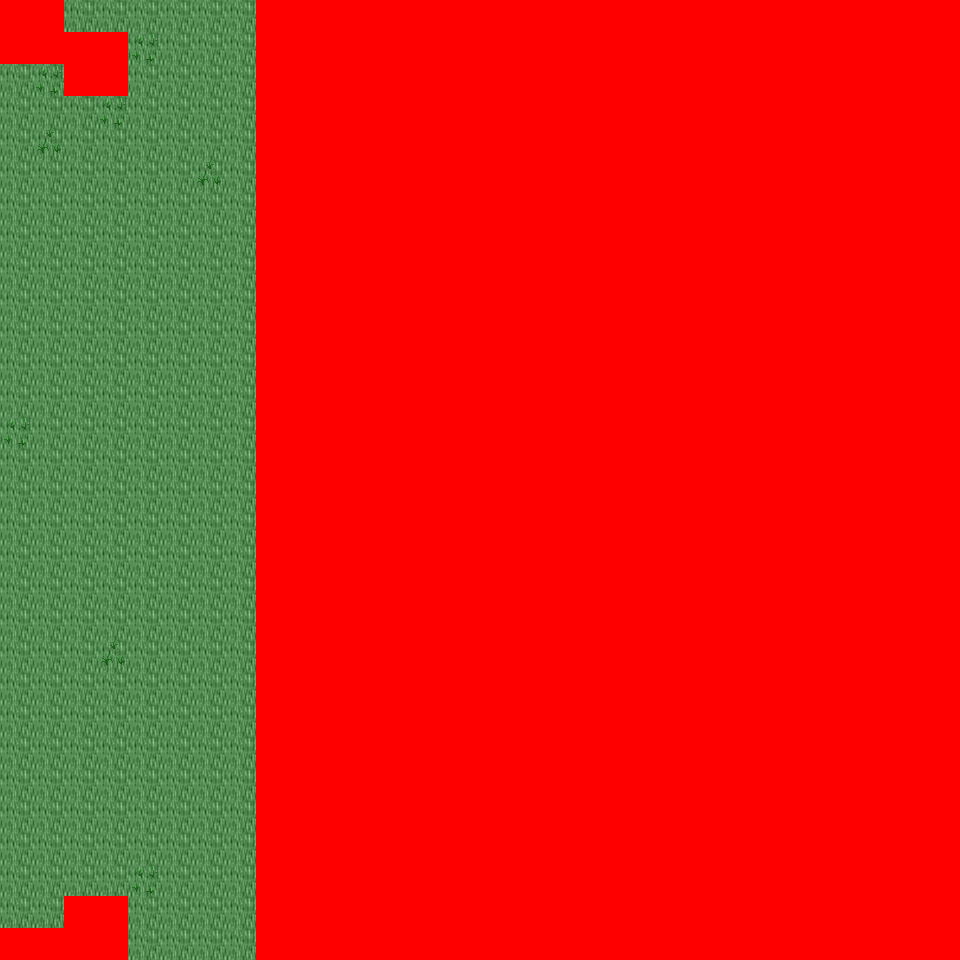

A level layout from a 2D game, rendered from its tile map. Below: a short description, then the map file with tile-grid data replaced by summaries:
An orthogonal 30x30 tile map with 32x32 px tiles, 6 tile layers (Ground, Object, Object2, Above, ...), 40 tilesets and 2 objects (2x mapchange).

<map version="1.0" orientation="orthogonal" renderorder="right-down" width="30" height="30" tilewidth="32" tileheight="32" nextobjectid="3">
  <tileset firstgid="1" name="tileset_logic_collision" tilewidth="32" tileheight="32" tilecount="1" columns="1">
    <image source="../drawable/tileset_logic_collision.png" width="32" height="32" />
  </tileset>
  <tileset firstgid="2" name="tileset_ground_ground" tilewidth="32" tileheight="32" tilecount="33" columns="3">
    <image source="../drawable/tileset_ground_ground.png" width="96" height="352" />
  </tileset>
  <tileset firstgid="35" name="tileset_ground_water_water" tilewidth="32" tileheight="32" tilecount="24" columns="3">
    <image source="../drawable/tileset_ground_water_water.png" width="96" height="256" />
  </tileset>
  <tileset firstgid="59" name="tileset_plant_grasses" tilewidth="32" tileheight="32" tilecount="6" columns="3">
    <image source="../drawable/tileset_plant_grasses.png" width="96" height="64" />
  </tileset>
  <tileset firstgid="65" name="tileset_ground_grass_edges" tilewidth="32" tileheight="32" tilecount="36" columns="12">
    <image source="../drawable/tileset_ground_grass_edges.png" width="384" height="96" />
  </tileset>
  <tileset firstgid="101" name="tileset_plant_tree_tree_green" tilewidth="32" tileheight="32" tilecount="88" columns="8">
    <image source="../drawable/tileset_plant_tree_tree_green.png" width="256" height="352" />
  </tileset>
  <tileset firstgid="189" name="tileset_ground_water_pool_grassy" tilewidth="32" tileheight="32" tilecount="27" columns="9">
    <image source="../drawable/tileset_ground_water_pool_grassy.png" width="288" height="96" />
  </tileset>
  <tileset firstgid="216" name="tileset_ground_water_water_corners" tilewidth="32" tileheight="32" tilecount="12" columns="6">
    <image source="../drawable/tileset_ground_water_water_corners.png" width="192" height="64" />
  </tileset>
  <tileset firstgid="228" name="tileset_plant_flower_daisy_blue" tilewidth="32" tileheight="32" tilecount="8" columns="2">
    <image source="../drawable/tileset_plant_flower_daisy_blue.png" width="64" height="128" />
  </tileset>
  <tileset firstgid="236" name="tileset_ground_water_channels_grassy" tilewidth="32" tileheight="32" tilecount="6" columns="3">
    <image source="../drawable/tileset_ground_water_channels_grassy.png" width="96" height="64" />
  </tileset>
  <tileset firstgid="242" name="tileset_plant_flower_daisy_yellow" tilewidth="32" tileheight="32" tilecount="8" columns="2">
    <image source="../drawable/tileset_plant_flower_daisy_yellow.png" width="64" height="128" />
  </tileset>
  <tileset firstgid="250" name="tileset_plant_flower_daisy_white" tilewidth="32" tileheight="32" tilecount="8" columns="2">
    <image source="../drawable/tileset_plant_flower_daisy_white.png" width="64" height="128" />
  </tileset>
  <tileset firstgid="258" name="tileset_building_wall_wall_brown" tilewidth="32" tileheight="32" tilecount="12" columns="3">
    <image source="../drawable/tileset_building_wall_wall_brown.png" width="96" height="128" />
  </tileset>
  <tileset firstgid="270" name="tileset_plant_bush_bushes" tilewidth="32" tileheight="32" tilecount="10" columns="5">
    <image source="../drawable/tileset_plant_bush_bushes.png" width="160" height="64" />
  </tileset>
  <tileset firstgid="280" name="tileset_plant_vine" tilewidth="32" tileheight="32" tilecount="3" columns="1">
    <image source="../drawable/tileset_plant_vine.png" width="32" height="96" />
  </tileset>
  <tileset firstgid="283" name="tileset_building_decoration_rocks_2" tilewidth="32" tileheight="32" tilecount="2" columns="1">
    <image source="../drawable/tileset_building_decoration_rocks_2.png" width="32" height="64" />
  </tileset>
  <tileset firstgid="285" name="tileset_plant_stump_stump_green" tilewidth="32" tileheight="32" tilecount="4" columns="2">
    <image source="../drawable/tileset_plant_stump_stump_green.png" width="64" height="64" />
  </tileset>
  <tileset firstgid="289" name="tileset_building_decoration_green_block" tilewidth="32" tileheight="32" tilecount="4" columns="2">
    <image source="../drawable/tileset_building_decoration_green_block.png" width="64" height="64" />
  </tileset>
  <tileset firstgid="293" name="tileset_plant_tree_tree_golden_small" tilewidth="32" tileheight="32" tilecount="6" columns="2">
    <image source="../drawable/tileset_plant_tree_tree_golden_small.png" width="64" height="96" />
  </tileset>
  <tileset firstgid="299" name="tileset_plant_flower_daisy_red" tilewidth="32" tileheight="32" tilecount="8" columns="2">
    <image source="../drawable/tileset_plant_flower_daisy_red.png" width="64" height="128" />
  </tileset>
  <tileset firstgid="307" name="tileset_plant_stump_stump_purple" tilewidth="32" tileheight="32" tilecount="4" columns="2">
    <image source="../drawable/tileset_plant_stump_stump_purple.png" width="64" height="64" />
  </tileset>
  <tileset firstgid="311" name="tileset_item_pot_dark_barrel" tilewidth="32" tileheight="32" tilecount="2" columns="1">
    <image source="../drawable/tileset_item_pot_dark_barrel.png" width="32" height="64" />
  </tileset>
  <tileset firstgid="313" name="tileset_ground_ladder_vertical_dark" tilewidth="32" tileheight="32" tilecount="3" columns="3">
    <image source="../drawable/tileset_ground_ladder_vertical_dark.png" width="96" height="32" />
  </tileset>
  <tileset firstgid="316" name="tileset_item_statue_green_stone" tilewidth="32" tileheight="32" tilecount="12" columns="4">
    <image source="../drawable/tileset_item_statue_green_stone.png" width="128" height="96" />
  </tileset>
  <tileset firstgid="328" name="tileset_item_statue_grey_stone" tilewidth="32" tileheight="32" tilecount="4" columns="2">
    <image source="../drawable/tileset_item_statue_grey_stone.png" width="64" height="64" />
  </tileset>
  <tileset firstgid="332" name="tileset_ground_rock_pebbles" tilewidth="32" tileheight="32" tilecount="3" columns="1">
    <image source="../drawable/tileset_ground_rock_pebbles.png" width="32" height="96" />
  </tileset>
  <tileset firstgid="335" name="tileset_item_corpse_huge_animal" tilewidth="32" tileheight="32" tilecount="16" columns="2">
    <image source="../drawable/tileset_item_corpse_huge_animal.png" width="64" height="256" />
  </tileset>
  <tileset firstgid="351" name="tileset_building_fence_fence_chunky" tilewidth="32" tileheight="32" tilecount="21" columns="3">
    <image source="../drawable/tileset_building_fence_fence_chunky.png" width="96" height="224" />
  </tileset>
  <tileset firstgid="372" name="tileset_building_roof_red" tilewidth="32" tileheight="32" tilecount="20" columns="5">
    <image source="../drawable/tileset_building_roof_red.png" width="160" height="128" />
  </tileset>
  <tileset firstgid="392" name="tileset_building_decoration_banner" tilewidth="32" tileheight="32" tilecount="12" columns="1">
    <image source="../drawable/tileset_building_decoration_banner.png" width="32" height="384" />
  </tileset>
  <tileset firstgid="404" name="tileset_building_door_closed" tilewidth="32" tileheight="32" tilecount="1" columns="1">
    <image source="../drawable/tileset_building_door_closed.png" width="32" height="32" />
  </tileset>
  <tileset firstgid="405" name="tileset_building_window_window_right" tilewidth="32" tileheight="32" tilecount="2" columns="2">
    <image source="../drawable/tileset_building_window_window_right.png" width="64" height="32" />
  </tileset>
  <tileset firstgid="407" name="tileset_building_decoration_floor_sparkle" tilewidth="32" tileheight="32" tilecount="18" columns="3">
    <image source="../drawable/tileset_building_decoration_floor_sparkle.png" width="96" height="192" />
  </tileset>
  <tileset firstgid="425" name="tileset_object_well" tilewidth="32" tileheight="32" tilecount="4" columns="2">
    <image source="../drawable/tileset_object_well.png" width="64" height="64" />
  </tileset>
  <tileset firstgid="429" name="tileset_building_decoration_magician_banner" tilewidth="32" tileheight="32" tilecount="3" columns="3">
    <image source="../drawable/tileset_building_decoration_magician_banner.png" width="96" height="32" />
  </tileset>
  <tileset firstgid="432" name="tileset_building_decoration_chimney" tilewidth="32" tileheight="32" tilecount="2" columns="1">
    <image source="../drawable/tileset_building_decoration_chimney.png" width="32" height="64" />
  </tileset>
  <tileset firstgid="434" name="tileset_ground_green_paving" tilewidth="32" tileheight="32" tilecount="18" columns="3">
    <image source="../drawable/tileset_ground_green_paving.png" width="96" height="192" />
  </tileset>
  <tileset firstgid="452" name="tileset_building_fence_palisade" tilewidth="32" tileheight="32" tilecount="84" columns="6">
    <image source="../drawable/tileset_building_fence_palisade.png" width="192" height="448" />
  </tileset>
  <tileset firstgid="536" name="tileset_building_decoration_orbpedestal" tilewidth="32" tileheight="32" tilecount="2" columns="1">
    <image source="../drawable/tileset_building_decoration_orbpedestal.png" width="32" height="64" />
  </tileset>
  <tileset firstgid="538" name="tileset_item_pot_wooden_crates" tilewidth="32" tileheight="32" tilecount="6" columns="3">
    <image source="../drawable/tileset_item_pot_wooden_crates.png" width="96" height="64" />
  </tileset>
  <layer name="Ground" width="30" height="30">
    <data>[900 cells, 900 non-empty, 1 distinct tile ids]</data>
  </layer>
  <layer name="Object" width="30" height="30">
    <data>[900 cells, 4 non-empty, 3 distinct tile ids]</data>
  </layer>
  <layer name="Object2" width="30" height="30">
    <data>[900 cells, 68 non-empty, 18 distinct tile ids]</data>
  </layer>
  <layer name="Above" width="30" height="30">
    <data>[900 cells, 0 non-empty, 0 distinct tile ids]</data>
  </layer>
  <layer name="Above2" width="30" height="30">
    <data>[900 cells, 0 non-empty, 0 distinct tile ids]</data>
  </layer>
  <layer name="Walkable" width="30" height="30">
    <data>[900 cells, 674 non-empty, 1 distinct tile ids]</data>
  </layer>
  <objectgroup name="MapEvents">
    <object id="1" name="south" type="mapchange" x="128" y="928" width="128" height="32">
      <properties>
        <property name="map" value="0_ados_mountain_n2_w2_x4_y1" />
        <property name="place" value="north" />
      </properties>
    </object>
    <object id="2" name="west" type="mapchange" x="0" y="64" width="32" height="864">
      <properties>
        <property name="map" value="0_ados_mountain_n2_w2_x3_y0" />
        <property name="place" value="east" />
      </properties>
    </object>
  </objectgroup>
</map>
